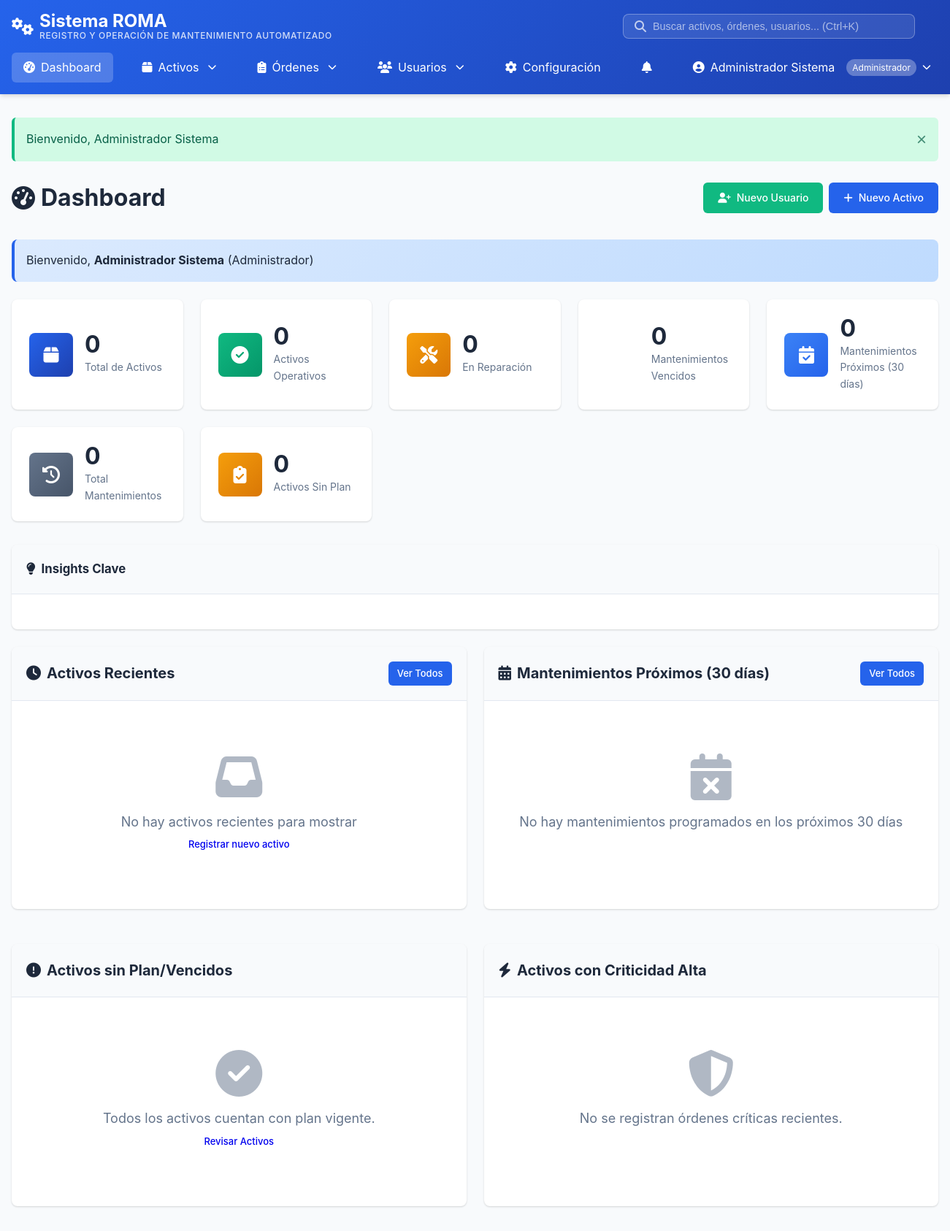
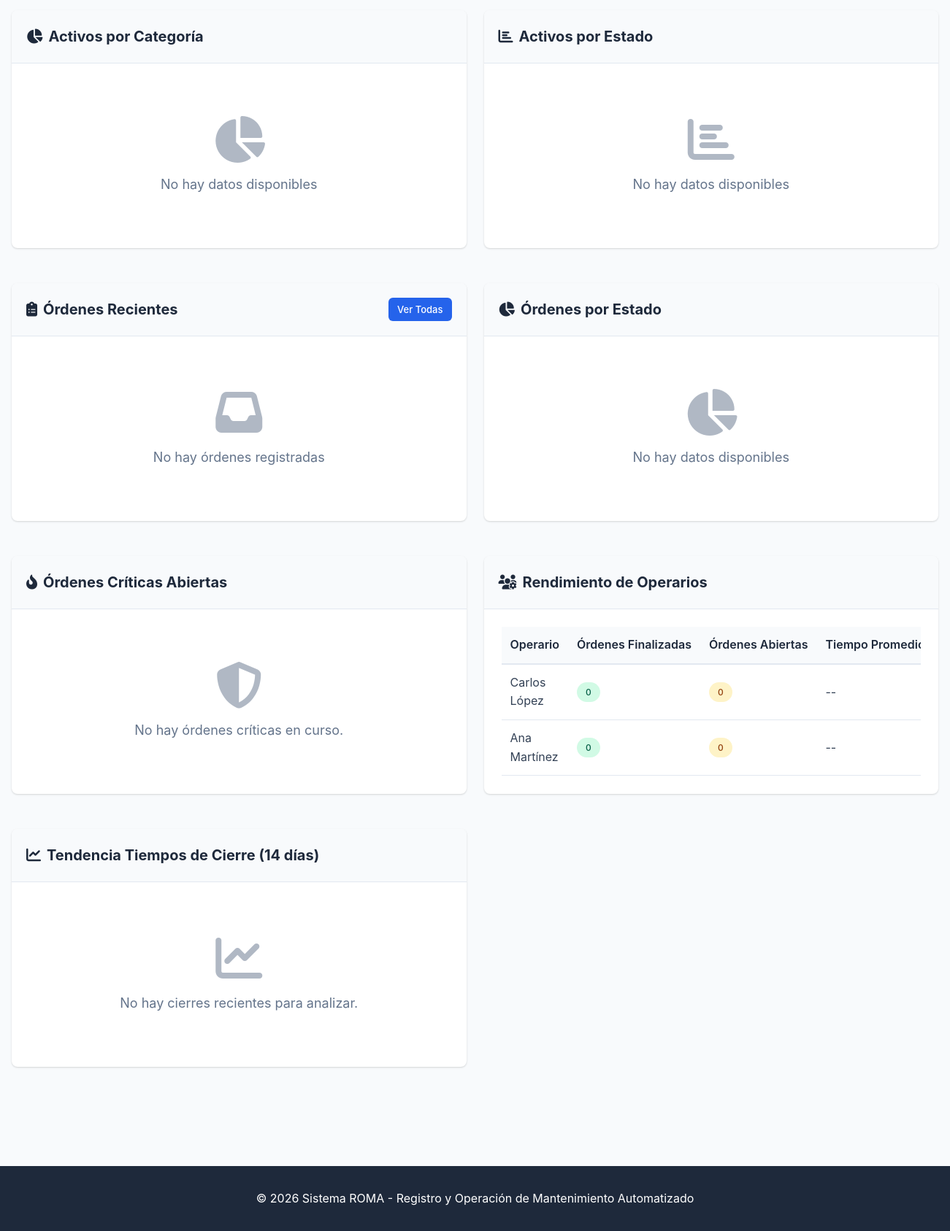
Page /index.php?action=dashboard (signed in) on the committed database (2 pictures, top to bottom).
### tables this page shows
CREATE TABLE usuarios (
    id_usuario INT AUTO_INCREMENT PRIMARY KEY,
    nombre VARCHAR(255) NOT NULL,
    email VARCHAR(255) UNIQUE NOT NULL,
    password_hash VARCHAR(255) NOT NULL,
    rol ENUM('administrador', 'jefe', 'director', 'operario') DEFAULT 'operario',
    telefono VARCHAR(20),
    cargo VARCHAR(100),
    area VARCHAR(100),
    activo BOOLEAN DEFAULT TRUE,
    fecha_creacion TIMESTAMP DEFAULT CURRENT_TIMESTAMP,
    INDEX idx_email (email),
    INDEX idx_rol (rol)
);

### views/dashboard/index.php (the view, shortened to what the rows shown need)
<?php
require_once __DIR__ . '/../layout/header.php';
$rol_actual = $_SESSION['usuario_rol'] ?? '';
$puede_ver_ordenes = $puede_ver_ordenes ?? (Usuario::tienePermiso($rol_actual, 'ver_ordenes') || Usuario::tienePermiso($rol_actual, 'ver_mis_ordenes'));
$es_admin = ($rol_actual === 'administrador');
?>
<div class="page-header">
    <h1><i class="fas fa-tachometer-alt"></i> Dashboard</h1>
</div>
<div class="dashboard-grid">
    <?php if ($puede_ver_ordenes): ?>
    <?php if ($es_admin): ?>
    <div class="card">
        <div class="card-body">
            <?php if (empty($rendimiento_operarios)): ?>
                <div class="empty-state">
                    <i class="fas fa-user-cog"></i>
                    <p>Aún no hay datos suficientes de desempeño.</p>
                </div>
            <?php else: ?>
                <div class="table-responsive">
                    <table class="data-table">
                        <thead>
                            <tr>
                                <th>Operario</th>
                                <th>Órdenes Finalizadas</th>
                                <th>Órdenes Abiertas</th>
                                <th>Tiempo Promedio (h)</th>
                            </tr>
                        </thead>
                        <tbody>
                            <?php foreach ($rendimiento_operarios as $operario): ?>
                                <tr>
                                    <td><?php echo htmlspecialchars($operario['nombre']); ?></td>
                                    <td><span class="badge badge-success"><?php echo $operario['finalizadas']; ?></span></td>
                                    <td><span class="badge badge-warning"><?php echo $operario['abiertas']; ?></span></td>
                                    <td>
                                        <?php
                                            echo $operario['horas_promedio'] !== null
                                                ? round($operario['horas_promedio'], 1)
                                                : '--';
                                        ?>
                                    </td>
                                </tr>
                            <?php endforeach; ?>
                        </tbody>
                    </table>
                </div>
            <?php endif; ?>
        </div>
    </div>
    <?php endif; ?>
    <?php endif; ?>
</div>
<?php require_once __DIR__ . '/../layout/footer.php'; ?>

### rows in the picture
usuarios: nombre "Carlos López", finalizadas "0", abiertas "0"
usuarios: nombre "Ana Martínez", finalizadas "0", abiertas "0"

### other values in the picture
$_SESSION['usuario_nombre'] "Administrador Sistema"
USER_ROLES[$_SESSION['usuario_rol']] "Administrador"
$_SESSION['mensaje'] "Bienvenido, Administrador Sistema"
$estadisticas['total_activos'] "0"
$estadisticas['activos_operativos'] "0"
$estadisticas['activos_reparacion'] "0"
$estadisticas['activos_vencidos'] "0"
$estadisticas['mantenimientos_proximos'] "0"
$estadisticas['total_mantenimientos'] "0"
$estadisticas['activos_sin_plan'] "0"
